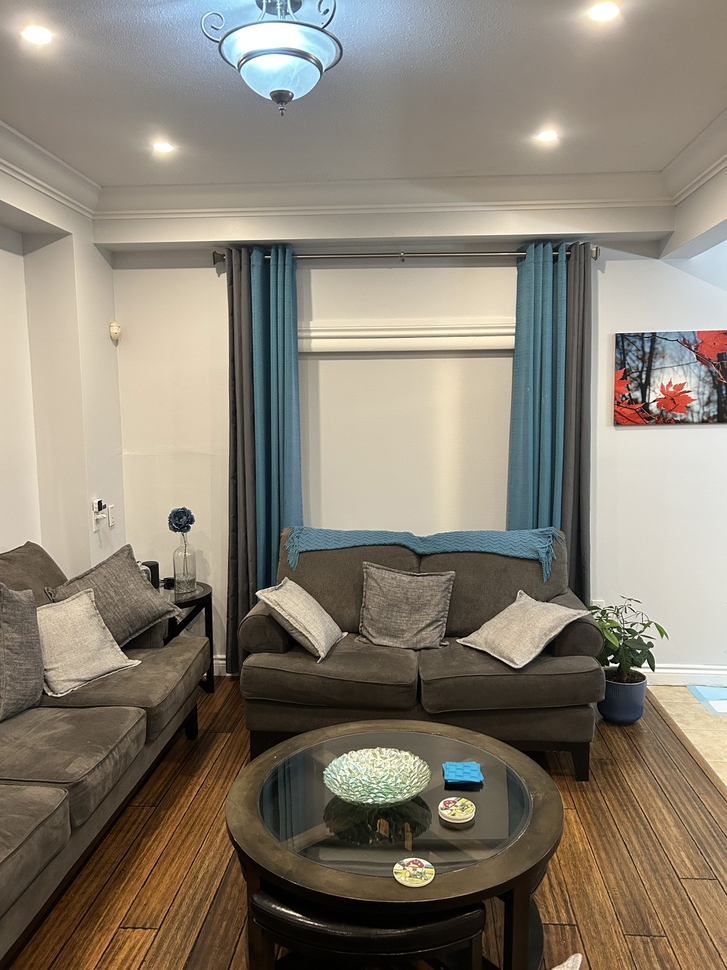
#> input picture images/IMG_2740.jpg, 727 x 970 px, shrunk from 3024 x 4032 before the run
$ python main.py
#> lines starting #> are read from the running program, lines starting #| are printed output that depends on the picture; after the words box and inside, x2 and y2 are one past the last pixel; in counts of white or black regions, pixels touching at a corner belong together
### stitcher.py
import cv2
import numpy as np
from visualize import visualize_keypoints, visualize_matches, visualize_inliers

# Image Stitcher Class
class ImageStitcher:
    # Initialize with output directory
    def  __init__ (self, output_dir="output"):
        self.output_dir = output_dir
        self.sift = cv2.SIFT_create()
    # Detect keypoints and compute descriptors
    def  detect_and_compute(self, img):
        keypoints, descriptors = self.sift.detectAndCompute(img, None)
        return keypoints, descriptors
    # Match features between two sets of descriptors
    def match_features(self, desc1, desc2):
        if desc1 is None or desc2 is None:
            print("No descriptors found.")
            return [ ]
        # Convert to float32
        desc1 = np.float32(desc1)
        desc2 = np.float32(desc2)

        index_params = dict(algorithm=1, trees=5)
        search_params = dict(checks=50)
        flann = cv2.FlannBasedMatcher(index_params, search_params)
        matches = flann.knnMatch(desc1, desc2, k=2)
        # Apply Lowe's ratio test
        good = []

        # 0.8 ratio failed chnage ratio
        for m, n in matches:
            if m.distance < 0.7 * n.distance:
                good.append(m)

        print(f"✔ Good matches: {len(good)}")
        return good
    # Compute homography using RANSAC
    def compute_homography ( self , kp1,  kp2 , matches):
        if len(matches) < 4:
            print("Not enough matches for homography.")
            return None, None

        pts1 = np.float32([kp1[ m.queryIdx].pt for m in matches])
        pts2= np.float32([kp2[m.trainIdx].pt  for m in matches])

        # RANSAC threshold should be increased
        H, mask = cv2.findHomography(pts2, pts1, cv2.RANSAC, 10.0)
        return H, mask
    # #
    def blend_images(self, imgA, warpedB):
        hA, wA = imgA.shape[:2]
        hB, wB = warpedB.shape[:2]

        # Expand imgA to warpedB size
        canvas = np.zeros_like(warpedB)
        canvas[0:hA, 0:wA] = imgA

        ##Mask for where warpedB has valid pixels (not black)
        gray = cv2.cvtColor(warpedB, cv2.COLOR_BGR2GRAY)
        mask = gray > 0

        # Blend
        canvas[mask] = warpedB[mask]

        return canvas

    def crop_black(self, img):
        gray = cv2.cvtColor(img, cv2.COLOR_BGR2GRAY)
        _, thresh = cv2.threshold(gray, 1, 255, cv2.THRESH_BINARY)
        coords = cv2.findNonZero(thresh)
        x, y,  w, h =cv2.boundingRect(coords)
        return img[y:y+h, x:x+w]


    # Stitch two images together
    def stitch_pair(self, imgA, imgB, tag="pair"):
        kp1, desc1 = self.detect_and_compute(imgA)
        kp2, desc2 = self.detect_and_compute(imgB)

        visualize_keypoints(imgA, kp1, f"{self.output_dir}/kp_A_{tag}.png")
        visualize_keypoints(imgB, kp2, f"{self.output_dir}/kp_B_{tag}.png")


        matches = self.match_features(desc1, desc2)
        visualize_matches(imgA, kp1, imgB, kp2, matches, f"{self.output_dir}/matches_{tag}.png")
        H, mask = self.compute_homography(kp1, kp2, matches)
        if H is None:
            print("Homography failed — returning imgA.")
            return imgA

        inliers = [matches[i] for i in range(len(matches)) if mask[i] == 1]
        visualize_inliers(imgA, kp1, imgB, kp2, inliers, f"{self.output_dir}/inliers_{tag}.png")
        # will only work if images are left to right. MAKE SURE IMAGES ARE LEFT TO RIGHT
        height = max(imgA.shape[0], imgB.shape[0])
        width = imgA.shape[1]+ imgB.shape[1]

        warpedB = cv2.warpPerspective(imgB, H, (width, height))
        # Proper blending
        result = self.blend_images(imgA, warpedB)
        # Crop large black areas
        result = self.crop_black(result)
        return result

### visualize.py
import cv2
# Visualization utilities for keypoints and matches
def visualize_keypoints(img, keypoints, path):
    out = cv2.drawKeypoints(img, keypoints, None, color=(0, 255, 0))
    cv2.imwrite(path, out)
 # Visualize matches between two images
def visualize_matches(imgA, kp1, imgB, kp2, matches, path):
    out = cv2.drawMatches(imgA, kp1, imgB, kp2, matches, None,
                          flags=cv2.DrawMatchesFlags_NOT_DRAW_SINGLE_POINTS)
    cv2.imwrite(path, out)
 # Visualize inlier matches after RANSAC
def visualize_inliers(imgA, kp1, imgB, kp2, inliers, path):
    out = cv2.drawMatches(imgA, kp1, imgB, kp2, inliers, None,
                          flags=cv2.DrawMatchesFlags_DRAW_RICH_KEYPOINTS)
    cv2.imwrite(path, out)

### main.py
import cv2
from stitcher import ImageStitcher

#MAKE SURE IMAGES ARE LEFT TO RIGHT OR CODE WILL NOT RUN PROPERLY
def main():
    stitcher = ImageStitcher(output_dir="output")
# Load images
    img1= cv2.imread("images/IMG_2740.jpg")
#> img1 is the input picture: shape (970, 727, 3); mean B, G, R 114.4, 127.9, 135.9
    img2 = cv2.imread("images/IMG_2741.jpg")
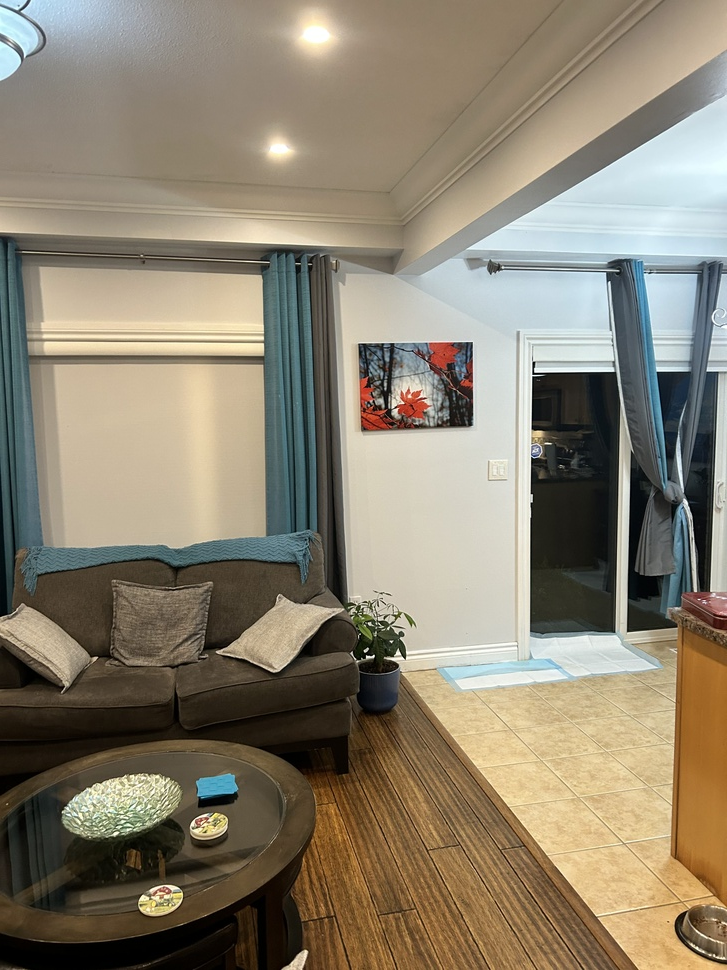
#> input picture images/IMG_2741.jpg, 727 x 970 px, shrunk from 3024 x 4032 before the run
#> img2 is the input picture: shape (970, 727, 3); mean B, G, R 112.2, 130.2, 139.3
    img3 = cv2.imread("images/IMG_2742.jpg")
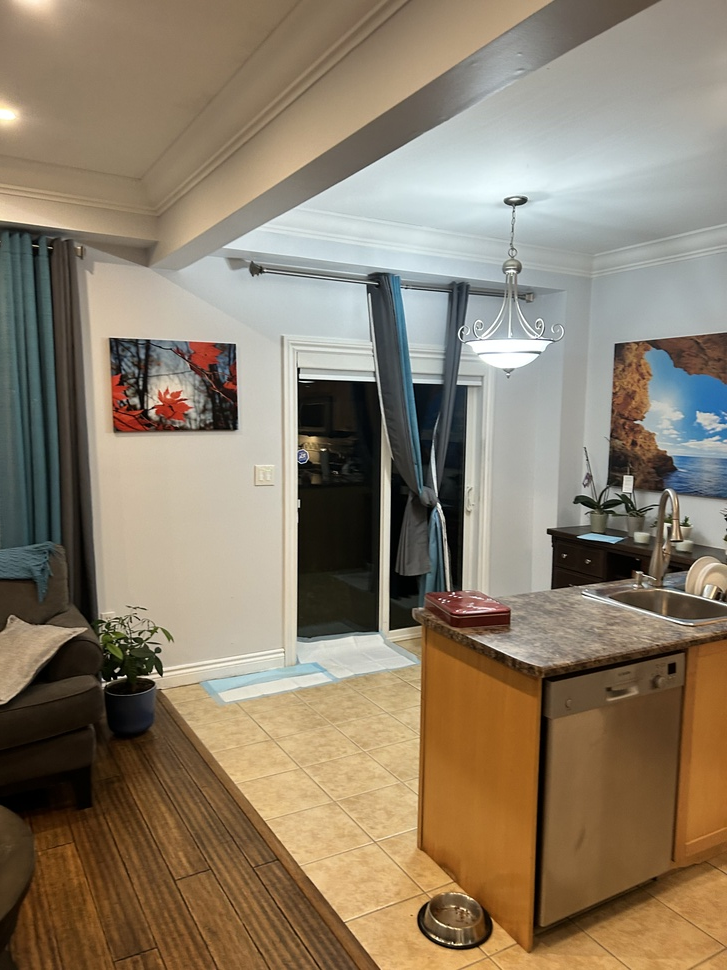
#> input picture images/IMG_2742.jpg, 727 x 970 px, shrunk from 3024 x 4032 before the run
#> img3 is the input picture: shape (970, 727, 3); mean B, G, R 106.4, 126.3, 140.2
    img4= cv2.imread("images/img4.jpg")
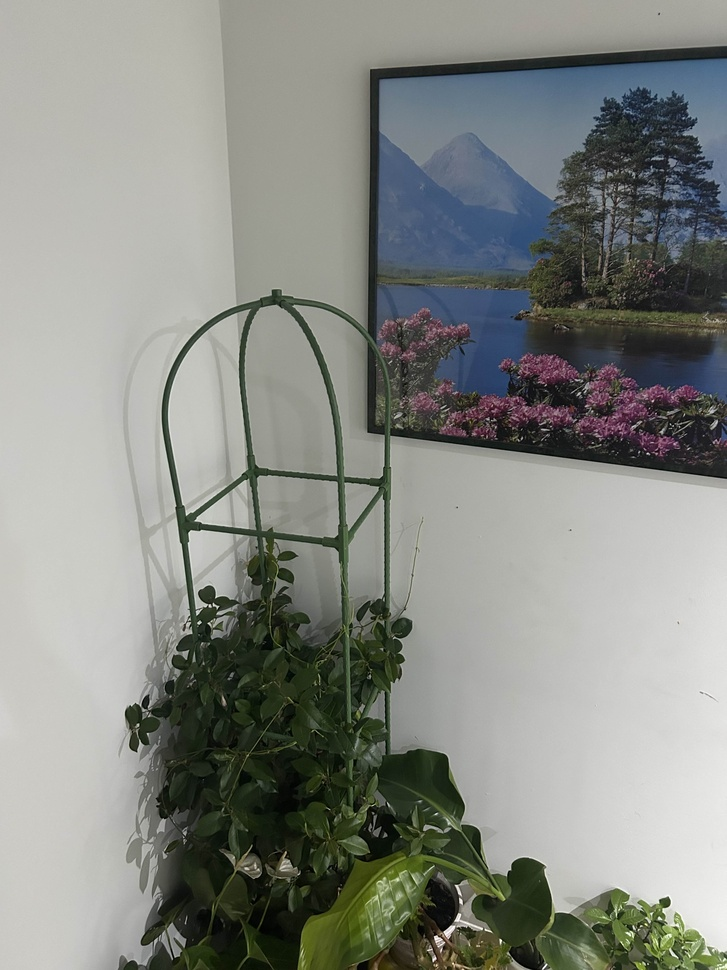
#> input picture images/img4.jpg, 727 x 970 px, shrunk from 3024 x 4032 before the run
#> img4 is the input picture: shape (970, 727, 3); mean B, G, R 131.3, 136.9, 133.9
    img5 = cv2.imread("images/img5.jpg")
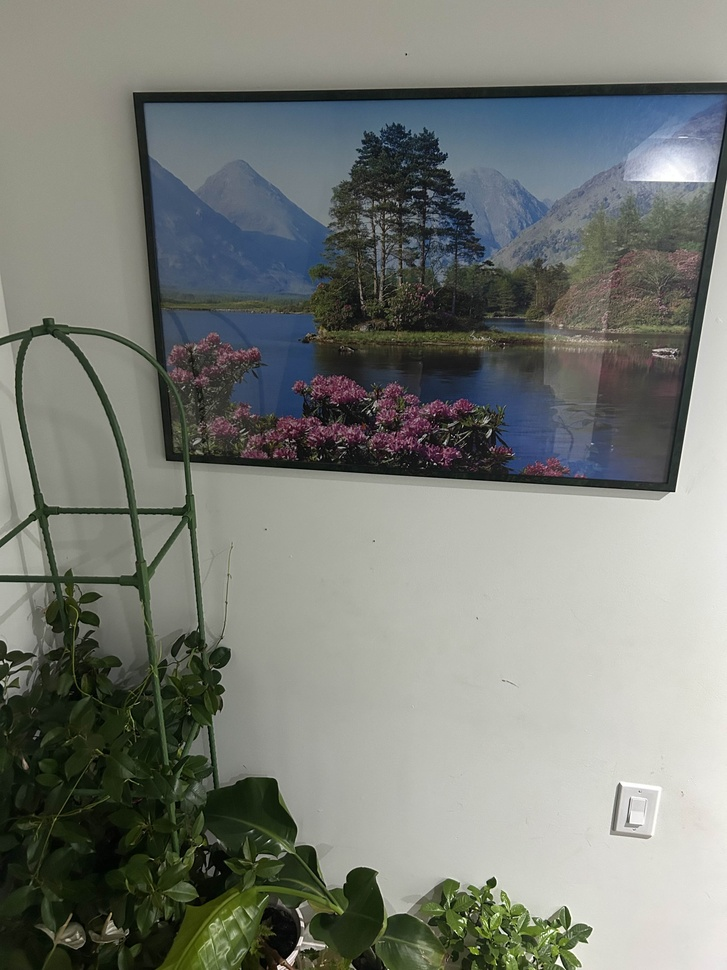
#> input picture images/img5.jpg, 727 x 970 px, shrunk from 3024 x 4032 before the run
#> img5 is the input picture: shape (970, 727, 3); mean B, G, R 118.5, 124.8, 121.1
    img6 = cv2.imread("images/img6.jpg")
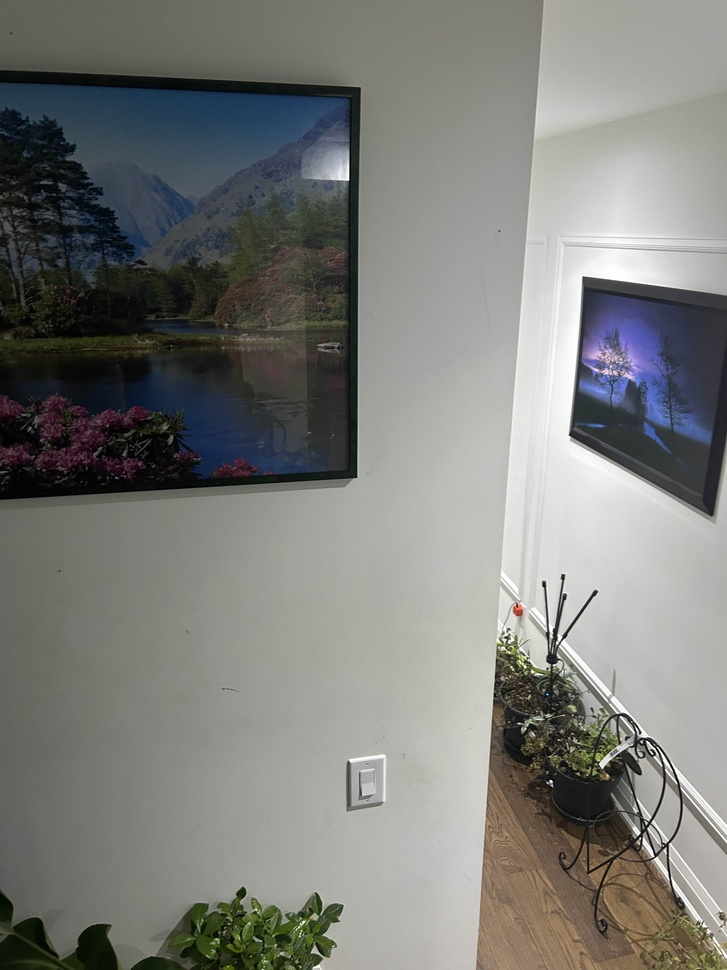
#> input picture images/img6.jpg, 727 x 970 px, shrunk from 3024 x 4032 before the run
#> img6 is the input picture: shape (970, 727, 3); mean B, G, R 121.4, 125.2, 124.4
# Check if images are loaded
    if img1 is None or img2 is None or img3 is None:
        print("Error: One or more images could not be loaded. Please check the file paths.")
        return
# Stitch images pairwise
    print("\n Stitching 1 +2 ")
    s12 = stitcher.stitch_pair(img1,img2, "12")
#> in detect_and_compute, `keypoints, descriptors = self.sift.detectAndCompute(img, None)`: keypoints = 1943 keypoints; strongest (x, y, size): (617, 665, 2.1), (609, 658, 2.5), (639, 651, 1.9), (611, 665, 2.8)
#> in stitch_pair, `kp1, desc1 = self.detect_and_compute(imgA)`: kp1 has the same summary as keypoints in detect_and_compute
#> in detect_and_compute (call 2), `keypoints, descriptors = self.sift.detectAndCompute(img, None)`: keypoints = 1955 keypoints; strongest (x, y, size): (534, 363, 2.2), (367, 657, 2.5), (533, 373, 1.9), (369, 624, 2.4)
#> in stitch_pair, `kp2, desc2 = self.detect_and_compute(imgB)`: kp2 has the same summary as keypoints in detect_and_compute
#> in match_features, `matches = flann.knnMatch(desc1, desc2, k=2)`: matches = 1943 matches
#> after the loop in match_features, `for m, n in matches:`: good = 573 matches
#| ✔ Good matches: 573
#> in compute_homography, `pts1 = np.float32([kp1[ m.queryIdx].pt for m in matches])`: pts1 = 573 pairs, first value 9.34 to 720.7, second value 26.19 to 965.9
#> in compute_homography, `pts2= np.float32([kp2[m.trainIdx].pt  for m in matches])`: pts2 = 573 pairs, first value 10.4 to 678.3, second value 3.78 to 952.4
#> in compute_homography, `H, mask = cv2.findHomography(pts2, pts1, cv2.RANSAC, 10.0)`: H = [[0.711, 0.000991, 279.9], [-0.152, 0.943, 20.56], [-0.000396, 3.76e-05, 1]]; mask = 573 values, max 1 at index 13, min 0 at index 0, mean 0.956
#> in stitch_pair, `inliers = [matches[i] for i in range(len(matches)) if mask[i] == 1]`: inliers = 548 matches
#> in blend_images, `mask = gray > 0`:
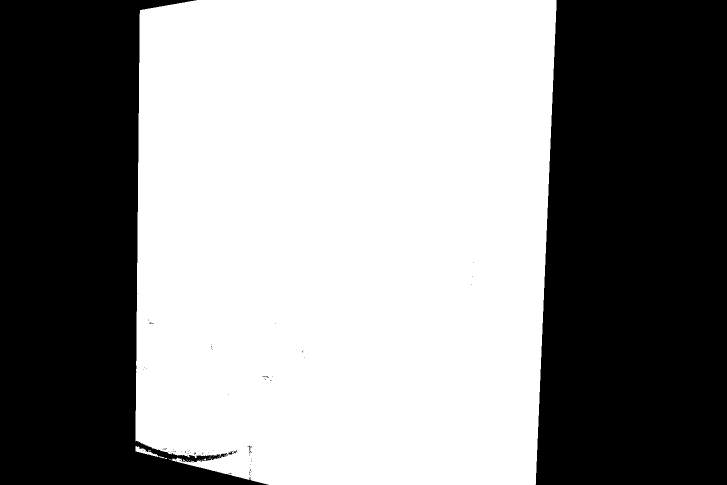
#> mask: shape (970, 1454) bool (shown at 1/2 size); 55.4% white; 76 black regions (72 under 20 px), largest, box (x1, y1, x2, y2) and area: (1071, 0, 1454, 970) 350696, (0, 0, 537, 970) 278628, (457, 901, 474, 909) 54, (496, 891, 504, 906) 29
#> in crop_black, `_, thresh = cv2.threshold(gray, 1, 255, cv2.THRESH_BINARY)`: thresh: shape (970, 1454); 74.9% white; 389 black regions (375 under 20 px), largest, box (x1, y1, x2, y2) and area: (1071, 0, 1454, 970) 350697, (260, 877, 380, 925) 813, (317, 895, 411, 916) 744
#> in crop_black, `coords = cv2.findNonZero(thresh)`: coords = contour of 1056051 points, box (x1, y1, x2, y2) (0, 0, 1113, 970), area 10406
#> in crop_black, `x, y,  w, h =cv2.boundingRect(coords)`: x = 0; w = 1113; h = 970
# Stitch the result with the third image
    print("\n Stitching (1+2) + 3 ")
    final = stitcher.stitch_pair(s12 , img3, "123")
#> in detect_and_compute (call 3), `keypoints, descriptors = self.sift.detectAndCompute(img, None)`: keypoints = 2943 keypoints; strongest (x, y, size): (614, 657, 2.9), (622, 665, 2.2), (822, 352, 3.1), (99, 503, 3)
#> in stitch_pair (call 2), `kp1, desc1 = self.detect_and_compute(imgA)`: kp1 has the same summary as keypoints in detect_and_compute
#> in detect_and_compute (call 4), `keypoints, descriptors = self.sift.detectAndCompute(img, None)`: keypoints = 1813 keypoints; strongest (x, y, size): (125, 676, 1.8), (323, 450, 1.8), (119, 677, 2), (298, 369, 2.3)
#> in stitch_pair (call 2), `kp2, desc2 = self.detect_and_compute(imgB)`: kp2 has the same summary as keypoints in detect_and_compute
#> in match_features (call 2), `matches = flann.knnMatch(desc1, desc2, k=2)`: matches = 2943 matches
#> after the loop in match_features (call 2), `for m, n in matches:`: good = 404 matches
#| ✔ Good matches: 404
#> in stitch_pair (call 2), `inliers = [matches[i] for i in range(len(matches)) if mask[i] == 1]`: inliers = 337 matches
#> in blend_images (call 2), `mask = gray > 0`: mask: shape (970, 1840) bool; 67% white; 47 black regions (44 under 20 px), largest, box (x1, y1, x2, y2) and area: (0, 0, 680, 970) 509445, (1713, 0, 1840, 970) 80080, (547, 645, 554, 653) 32
#> in crop_black (call 2), `_, thresh = cv2.threshold(gray, 1, 255, cv2.THRESH_BINARY)`: thresh: shape (970, 1840); 95.2% white; 521 black regions (495 under 20 px), largest, box (x1, y1, x2, y2) and area: (1713, 0, 1840, 970) 80086, (260, 877, 380, 925) 813, (317, 895, 411, 916) 744
# Save final panorama
    cv2.imwrite("output/final_panorama123.png",final)
    print("\n Panorama saved")

# Stitch images pairwise
    print("\n Stitching 4 +5 ")
    s45 = stitcher.stitch_pair(img4,img5, "45")
#> in detect_and_compute (call 5), `keypoints, descriptors = self.sift.detectAndCompute(img, None)`: keypoints = 1886 keypoints; strongest (x, y, size): (501, 940, 1.9), (434, 959, 2.8), (199, 623, 2.5), (665, 902, 6.8)
#> in stitch_pair (call 3), `kp1, desc1 = self.detect_and_compute(imgA)`: kp1 has the same summary as keypoints in detect_and_compute
#> in detect_and_compute (call 6), `keypoints, descriptors = self.sift.detectAndCompute(img, None)`: keypoints = 1828 keypoints; strongest (x, y, size): (302, 924, 2.9), (558, 962, 4.4), (492, 883, 6.3), (488, 899, 2)
#> in stitch_pair (call 3), `kp2, desc2 = self.detect_and_compute(imgB)`: kp2 has the same summary as keypoints in detect_and_compute
#> in match_features (call 3), `matches = flann.knnMatch(desc1, desc2, k=2)`: matches = 1886 matches
#> after the loop in match_features (call 3), `for m, n in matches:`: good = 686 matches
#| ✔ Good matches: 686
#> in stitch_pair (call 3), `inliers = [matches[i] for i in range(len(matches)) if mask[i] == 1]`: inliers = 672 matches
#> in blend_images (call 3), `mask = gray > 0`: mask: shape (970, 1454) bool; 53.8% white; 2 black regions, box (x1, y1, x2, y2) and area: (958, 0, 1454, 970) 424786, (0, 0, 563, 970) 226734
#> in crop_black (call 3), `_, thresh = cv2.threshold(gray, 1, 255, cv2.THRESH_BINARY)`: thresh: shape (970, 1454); 69.9% white; 45 black regions (44 under 20 px), largest, box (x1, y1, x2, y2) and area: (958, 0, 1454, 970) 424787
# Stitch the result with the third image
    print("\n Stitching (4+5) + 6 ")
    final = stitcher.stitch_pair(s45 , img6, "456")
#> in detect_and_compute (call 7), `keypoints, descriptors = self.sift.detectAndCompute(img, None)`: keypoints = 2717 keypoints; strongest (x, y, size): (434, 959, 2.8), (199, 623, 2.5), (667, 902, 6.9), (138, 725, 2)
#> in stitch_pair (call 4), `kp1, desc1 = self.detect_and_compute(imgA)`: kp1 has the same summary as keypoints in detect_and_compute
#> in detect_and_compute (call 8), `keypoints, descriptors = self.sift.detectAndCompute(img, None)`: keypoints = 1426 keypoints; strongest (x, y, size): (551, 781, 2), (640, 732, 1.8), (544, 584, 3.4), (646, 823, 1.8)
#> in stitch_pair (call 4), `kp2, desc2 = self.detect_and_compute(imgB)`: kp2 has the same summary as keypoints in detect_and_compute
#> in match_features (call 4), `matches = flann.knnMatch(desc1, desc2, k=2)`: matches = 2717 matches
#> after the loop in match_features (call 4), `for m, n in matches:`: good = 273 matches
#| ✔ Good matches: 273
#> in stitch_pair (call 4), `inliers = [matches[i] for i in range(len(matches)) if mask[i] == 1]`: inliers = 250 matches
#> in blend_images (call 4), `canvas[0:hA, 0:wA] = imgA`:
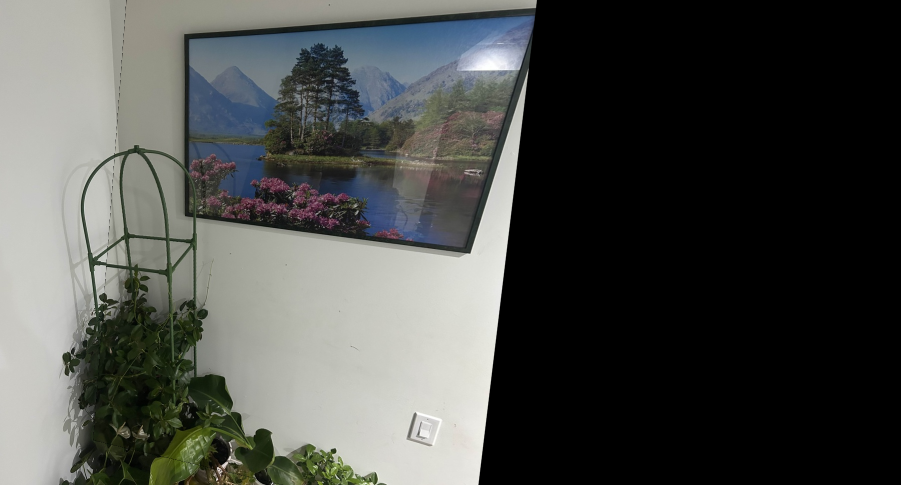
#> canvas: shape (970, 1802, 3) (shown at 1/2 size); mean B, G, R 74, 77.1, 75.2
# Save final panorama
    cv2.imwrite("output/final_panorama456.png",final)
    print("\n Panorama saved")

if __name__ == "__main__":
    main()
